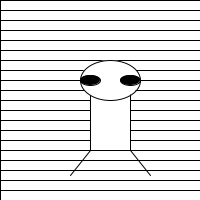
Frame 1 (no input)
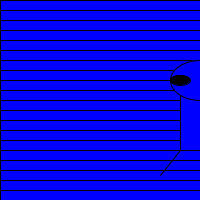
Frame 60 (the mouse pressed at the canvas centre just before this capture)
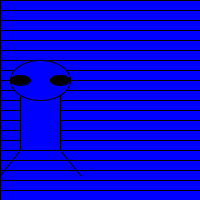
Frame 120 (the mouse held since frame 60 and released just before this capture)

The Processing sketch that drew these frames (run headless with seeded random() and noise(); from frame 60 on, the mouse is pressed at the canvas centre):

// Processing sketch: processing_128454
// ── processing_128454.pde

int waardeX;
int waardeY;
int richting;
boolean roel;
int teller;
int achtergrondX;
int achtergrondBreedte;
int achtergrondHoogte;



void setup(){
size(200,200);
waardeX = 80;
waardeY = 90;
richting = 5;
roel = false;
teller = 1;
achtergrondX = 0;
achtergrondBreedte = 200;
achtergrondHoogte = 10;
}
 
 
 
void draw(){ 
background(255);

drawBeweging();
drawMonstertje();
drawTest();
}

  
   
void drawMonstertje(){
rect(waardeX,waardeY,40,60);        
ellipseMode(CENTER);
ellipse(waardeX+20,waardeY-10,60,40); 
line(waardeX,waardeY+60,waardeX-20,waardeY+85);
line(waardeX+40,waardeY+60,waardeX+60,waardeY+85); 
fill(0);
ellipseMode(CENTER);
ellipse(waardeX,waardeY-10,20,10);
fill(0);
ellipseMode(CENTER);
ellipse(waardeX+40,waardeY-10,20,10);  
}



void drawBeweging(){
// Begin Loop
for(int i = 200; i >= 0; i = i - 10){
rect(achtergrondX,i,achtergrondBreedte,achtergrondHoogte);
}
// Einde Loop
waardeX = waardeX + richting;
// Monstertje beweegt naar rechts
waardeX = waardeX + richting;  
// Als monstertje de rand raakt, dan omkeren en wordt er door de teller geteld
  if(waardeX < 0 || waardeX > width){
    richting = - richting;
    println(teller);
    teller = teller + 1;
  }
  
}








void drawTest(){
 
 // Als de teller 10 is, wordt een boolean geactiveerd.  
  if(teller == 10){
    roel = !roel; // -> als true is, wordt false ... als false is, wordt true
    teller = 0;
  }

// Als de boolean aanstaat, dan wordt het monster rood.
  if(roel == true){
    fill(255,0,0);
  }

// Als de boolean uitstaat, dan wordt het monster blauw.
  if(roel == false){
    fill(0,0,255);
  }
   
  
}
   
    
    
